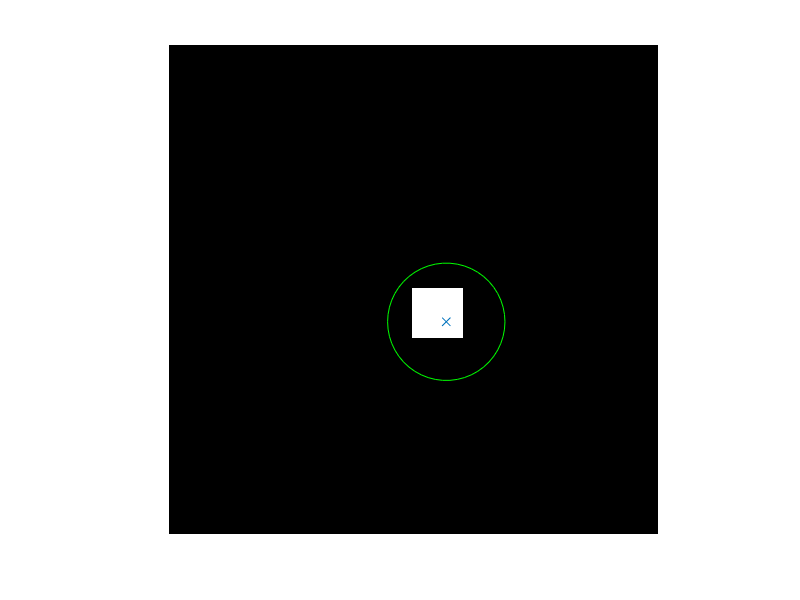
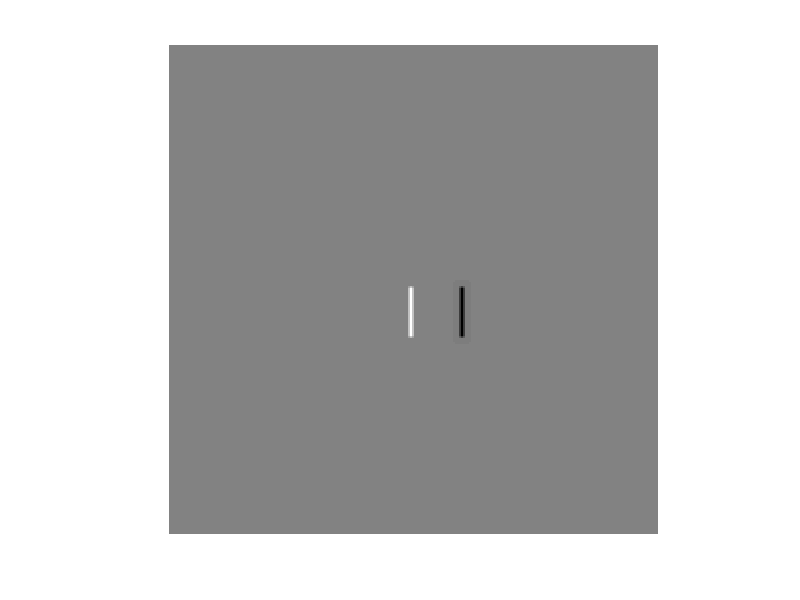
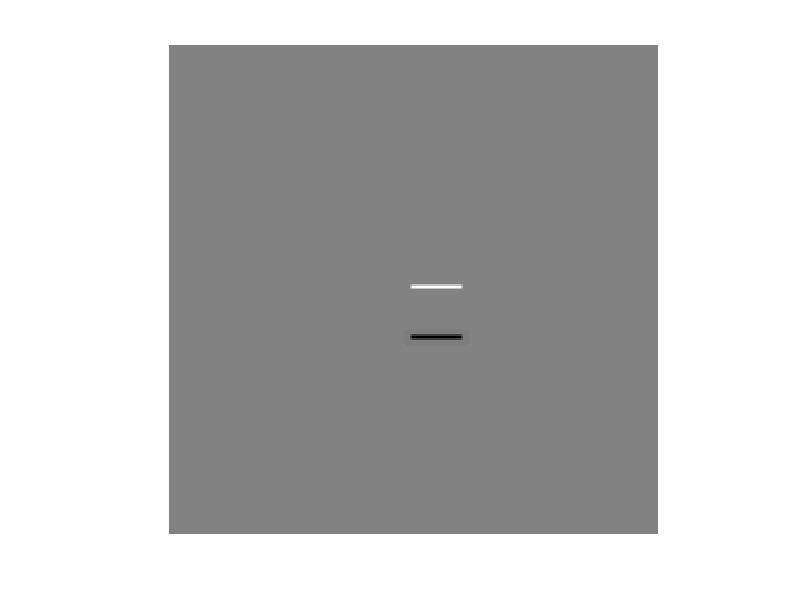

These figures' MATLAB source, in order: (Note: this script raises an error after producing the figures.)
%% snakes
% sacado de crhts image
clear all
close all 
clc 

I=zeros(250,250); 
I(125:150,125:150)=1;

figure(1)
imshow(I,[]);
hold on 
%% genero el snake
xc=142; yc=142; r=30;               % Centro  y  radio
n = 50;  k=0:n;  fi=2*pi*k/n;
x=xc+r*cos(fi); y = yc+r*sin(fi);
plot(xc,yc,'x',x,y,'g');

%% generar la fuerza interna 
alpha=0.001;
beta=0.4;
gamma=100; 

%N=length(x); 
N=10; 
a=gamma*(2*alpha+6*beta)+1;
b=gamma*(-alpha-4*beta);
c=gamma*beta;
P=diag(repmat(a,1,N));
P=P+diag(repmat(b,1,N-1),1)+diag(b,-N+1);
P=P+diag(repmat(b,1,N-1),-1)+diag(b,N-1);
P=P+diag(repmat(c,1,N-2),2)+diag([c,c],-N+2);
P=P+diag(repmat(c,1,N-2),-2)+diag([c,c],N-2);

P=inv(P); 
%%
[FX, FY] = gradient(double(I));
h = fspecial('gaussian',30);
FY = imfilter(FY, h);
FX = imfilter(FX, h);
figure(2)
imshow(FX,[])
figure(3)
imshow(FY,[])

%% 
iterations=100;
for ii = 1:iterations
   % Calculate external force
   coords = [x,y];
   %fex = get_subpixel(f{1},coords,'linear');
   F = griddedInterpolant(FX,'linear');
   for i = 1:length(x)
       fex=F(x,y);
   end
   %fey = get_subpixel(f{2},coords,'linear');
   G = griddedInterpolant(FY,'linear');
   for i = 1:length(y)
       fey=G(x,y);
   end
      
   % Move control points
   x = P.*(x+gamma*fex);
   y = P.*(y+gamma*fey);
   if mod(ii,5)==0
      plot([x;x(1)],[y;y(1)],'b')
   end
end
plot([x;x(1)],[y;y(1)],'r')
